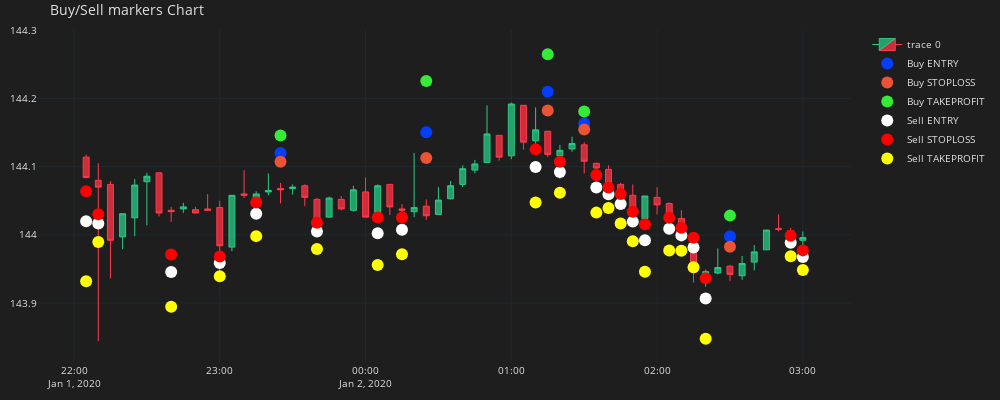

The code cell stored with this chart in its notebook:
### Code cell
plot_candles_mode(df_plot, "markers")
